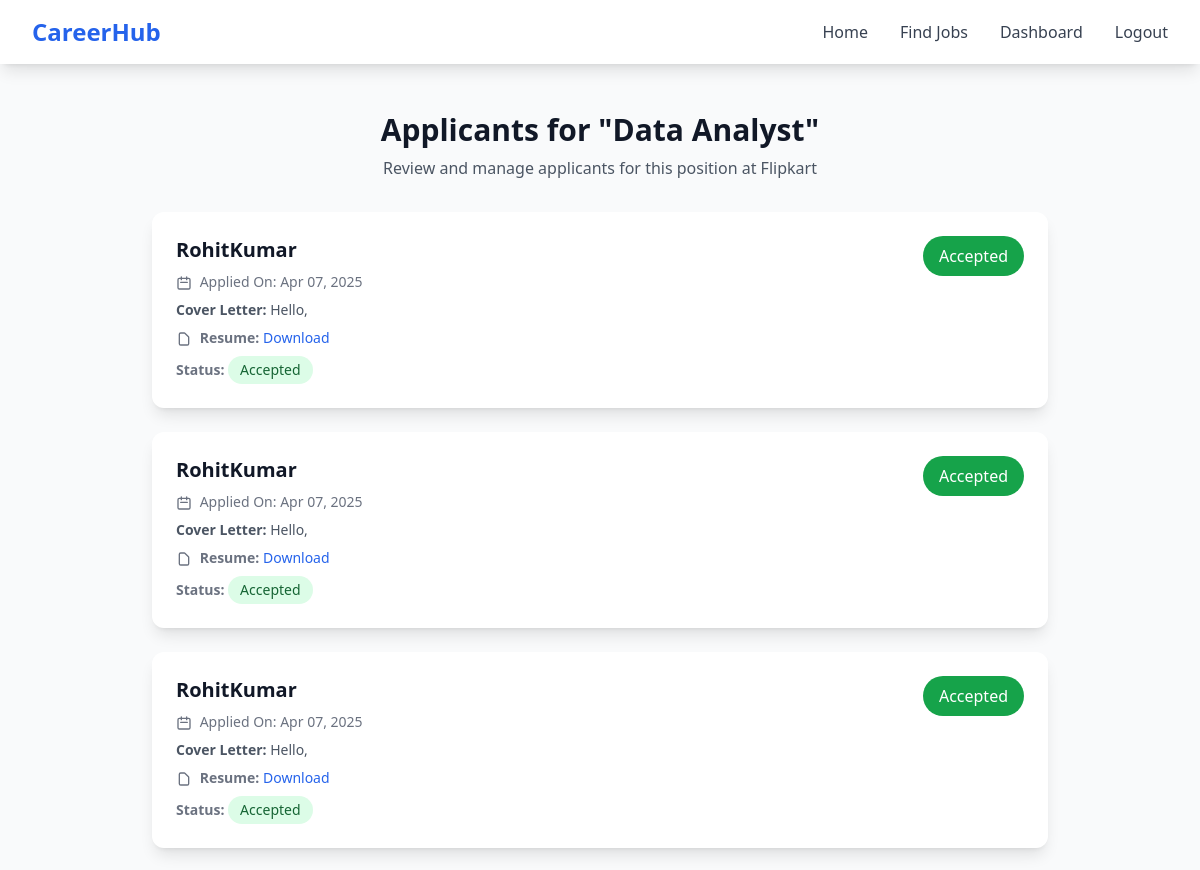
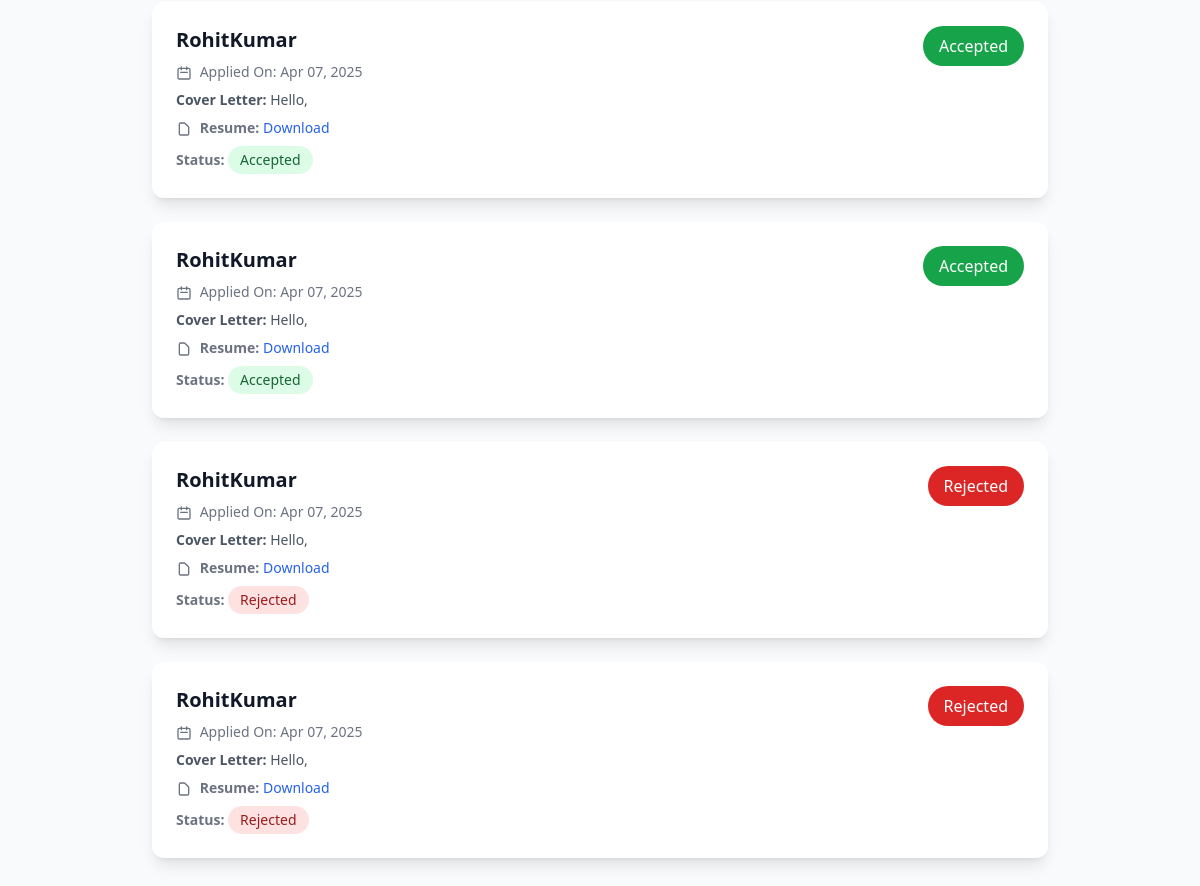
Screenshot of /applications/job/39/applicants/ (signed in) with the database file from the repository (2 pictures, top to bottom).
### hub_apps/jobs/models.py (models this page shows, shortened)
class Job(models.Model):
    JOB_TYPE_CHOICES = [
        ('Full Time', 'Full Time'),
        ('Part Time', 'Part Time'),
        ('Freelance', 'Freelance'),
        ('Internship', 'Internship'),
    ]
    title = models.CharField(max_length=225)
    company = models.CharField(max_length=225)
    location = models.CharField(max_length=225)
    job_type = models.CharField(max_length=225, choices=JOB_TYPE_CHOICES, default='Full Time')
    salary = models.DecimalField(max_digits=10, decimal_places=2, null=True, blank=True)
    description = models.TextField()
    created_at = models.DateTimeField(auto_now_add=True)
    updated_at = models.DateTimeField(auto_now=True)
    posted_by = models.ForeignKey(settings.AUTH_USER_MODEL, on_delete=models.CASCADE)
    is_active = models.BooleanField(default=True)

### hub_apps/applications/models.py (models this page shows, shortened)
class JobApplication(models.Model):
    job = models.ForeignKey(Job, on_delete=models.CASCADE) #linking to Job model form hub_apps/jobs
    applicant = models.ForeignKey(settings.AUTH_USER_MODEL, on_delete=models.CASCADE)
    cover_letter = models.TextField(blank=True, null=True)
    applied_at = models.DateTimeField(auto_now_add=True)
    status = models.CharField(
        max_length=20, choices=[('Pending', 'Pending'), ('Accepted', 'Accepted'), ('Rejected', 'Rejected')], default='Pending'
    )
    def get_resume(self):
        profile = UserProfile.objects.get(user=self.applicant)
        return profile.resume.url if profile.resume else None  # Return resume URL if available

### hub_apps/authentication/models.py (models this page shows, shortened)
class CustomUser(AbstractUser):
    is_recruiter = models.BooleanField(default=False)
    phone = models.CharField(max_length=15,blank=True,null=True)
    profile_picture = models.ImageField(upload_to="profile_pics/",blank=True,null=True)
    email = models.EmailField(unique=True)

### hub_apps/applications/views.py (the view)
# urls.py: path('job/<int:job_id>/applicants/', view_job_applicants, name='view_job_applicants'),
@login_required
def view_job_applicants(request, job_id):
    job = get_object_or_404(Job, id=job_id, posted_by=request.user)  # Ensure only job owner can see applicants
    applications = JobApplication.objects.filter(job=job).select_related('applicant')
    return render(request, 'applications/view_job_applicants.html', {'job': job, 'applications': applications})

### hub_apps/applications/templates/applications/view_job_applicants.html (shortened to what this page needs)
{% extends 'base.html' %}
{% block content %}
    <div class="min-h-screen bg-gray-50 py-12 px-4 sm:px-6 lg:px-8">
        <div class="max-w-4xl mx-auto">
            <div class="text-center mb-8">
                <h2 class="text-3xl font-bold text-gray-900">Applicants for "{{ job.title }}"</h2>
                <p class="mt-2 text-gray-600">Review and manage applicants for this position at {{ job.company }}</p>
            </div>
            <div class="space-y-6">
                {% for application in applications %}
                    <div class="bg-white rounded-xl shadow-lg p-6 hover:shadow-xl transition-transform transform hover:-translate-y-1">
                        <div class="flex flex-col sm:flex-row sm:justify-between sm:items-start">
                            <div class="flex-1">
                                <h5 class="text-xl font-semibold text-gray-900">{{ application.applicant.username }}</h5>
                                <p class="mt-2 text-sm text-gray-500">
                                    <svg class="w-4 h-4 inline mr-1" fill="none" stroke="currentColor" viewBox="0 0 24 24">
                                        <path stroke-linecap="round" stroke-linejoin="round" stroke-width="2" d="M8 7V3m8 4V3m-9 8h10M5 21h14a2 2 0 002-2V7a2 2 0 00-2-2H5a2 2 0 00-2 2v12a2 2 0 002 2z" />
                                    </svg>
                                    Applied On: {{ application.applied_at|date:"M d, Y" }}
                                </p>
                                <p class="mt-2 text-sm text-gray-600">
                                    <strong>Cover Letter:</strong>
                                    {% if application.cover_letter %}
                                        {{ application.cover_letter|truncatewords:20 }}
                                    {% else %}
                                        Not provided
                                    {% endif %}
                                </p>
                                <p class="mt-2 text-sm text-gray-500">
                                    <svg class="w-4 h-4 inline mr-1" fill="none" stroke="currentColor" viewBox="0 0 24 24">
                                        <path stroke-linecap="round" stroke-linejoin="round" stroke-width="2" d="M7 21h10a2 2 0 002-2V9.414a1 1 0 00-.293-.707l-5.414-5.414A1 1 0 0012.586 3H7a2 2 0 00-2 2v14a2 2 0 002 2z" />
                                    </svg>
                                    <strong>Resume:</strong>
                                    {% if application.get_resume %}
                                        <a href="{{ application.get_resume }}" target="_blank" class="text-blue-600 hover:text-blue-800">Download</a>
                                    {% else %}
                                        Not provided
                                    {% endif %}
                                </p>
                                <p class="mt-2 text-sm text-gray-500">
                                    <strong>Status:</strong>
                                    <span class="inline-block px-3 py-1 text-sm font-medium rounded-full
                                        {% if application.status == 'Pending' %}bg-yellow-100 text-yellow-800
                                        {% elif application.status == 'Accepted' %}bg-green-100 text-green-800
                                        {% else %}bg-red-100 text-red-800{% endif %}">
                                        {{ application.status }}
                                    </span>
                                </p>
                            </div>
                            <div class="mt-4 sm:mt-0 sm:ml-4">
                                {% if application.status == "Pending" %}
                                    <form method="POST" action="{% url 'update_application_status' application.id %}" class="space-y-3">
                                        {% csrf_token %}
                                        <button type="submit" name="accept" value="accept" class="w-full px-4 py-2 bg-green-600 text-white font-medium rounded-full hover:bg-green-700 focus:ring-2 focus:ring-green-500 focus:ring-offset-2 transition">
                                            Accept
                                        </button>
                                        <button type="submit" name="reject" value="reject" class="w-full px-4 py-2 bg-red-600 text-white font-medium rounded-full hover:bg-red-700 focus:ring-2 focus:ring-red-500 focus:ring-offset-2 transition">
                                            Reject
                                        </button>
                                    </form>
                                {% else %}
                                    <p class="text-center px-4 py-2 rounded-full font-medium text-white {% if application.status == 'Accepted' %}bg-green-600{% else %}bg-red-600{% endif %}">
                                        {{ application.status }}
                                    </p>
                                {% endif %}
                            </div>
                        </div>
                    </div>
                {% empty %}
                    <div class="bg-white rounded-xl shadow-lg p-6 text-center">
                        <p class="text-gray-600">No applicants for this job yet.</p>
                        <a href="{% url 'list_jobs' %}" class="mt-2 inline-block text-blue-600 hover:text-blue-800">Back to Job Listings</a>
                    </div>
                {% endfor %}
            </div>
        </div>
    </div>
{% endblock %}

### rows the page displays
Job: title "Data Analyst", company "Flipkart"
JobApplication: applicant.username "RohitKumar", applied_at "Apr 07, 2025", cover_letter "Hello,", status "Accepted"
JobApplication: applicant.username "RohitKumar", applied_at "Apr 07, 2025", cover_letter "Hello,", status "Accepted"
JobApplication: applicant.username "RohitKumar", applied_at "Apr 07, 2025", cover_letter "Hello,", status "Accepted"
JobApplication: applicant.username "RohitKumar", applied_at "Apr 07, 2025", cover_letter "Hello,", status "Accepted"
JobApplication: applicant.username "RohitKumar", applied_at "Apr 07, 2025", cover_letter "Hello,", status "Accepted"
JobApplication: applicant.username "RohitKumar", applied_at "Apr 07, 2025", cover_letter "Hello,", status "Rejected"
JobApplication: applicant.username "RohitKumar", applied_at "Apr 07, 2025", cover_letter "Hello,", status "Rejected"
